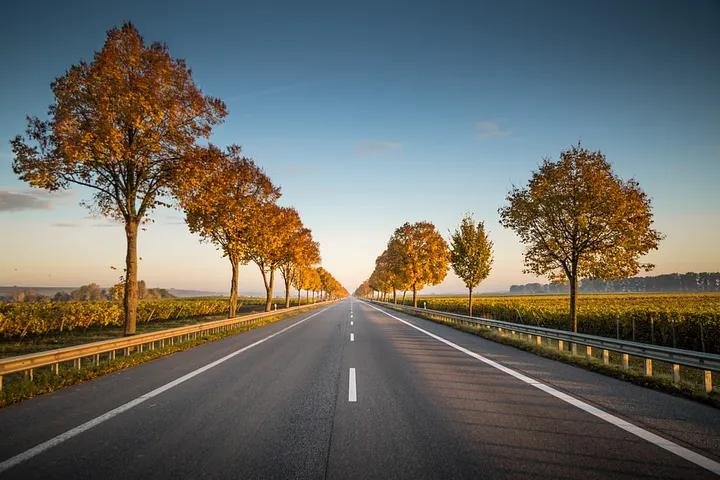
#> input picture lane_detection/resources/lane-image.jpeg, 720 x 480 px, found by its file name
$ python lane_detection_in_image.py
#> lines starting #> are read from the running program, lines starting #| are printed output that depends on the picture; after the words box and inside, x2 and y2 are one past the last pixel; in counts of white or black regions, pixels touching at a corner belong together; long printed decimals are rounded
### lane_detection/common_utility.py
import cv2 as cv
import numpy as np
import os
import common_utility as util

def identify_lanes(lines, width):
    left_lines = []
    right_lines = []

    if lines is not None:
        for line in lines:
            x1, y1, x2, y2 = line[0]

            #find the slope
            slope = (y2 - y1) / (x2 -x1) if x2 != x1 else 0

            if x2 == x1: continue  # Skip vertical lines

            slope = (y2 - y1) / (x2 - x1)
            # Use CENTER of line, not just x1
            x_center = (x1 + x2) / 2

            # LEFT: negative slope (/) + left side
            if slope < 0 and x_center < width/2:
                left_lines.append(line)
            # RIGHT: positive slope (\) + right side
            elif slope > 0 and x_center > width/2:
                right_lines.append(line)

    return left_lines, right_lines


"""
"HoughLinesP returns fragmented line segments due to noise/occlusion.
I average the endpoints (x1,y1,x2,y2) across all left/right fragments to create one smooth representative lane line per side.
This gives clean visualization and stable lane tracking."
"""
def average_lines(lines_list):
    """
    Average multiple Hough lines → single smooth lane line
    Input: List of HoughLinesP arrays [array([[x1,y1,x2,y2]])]
    Output: Single averaged line array or None
    """
    if lines_list is None or len(lines_list) == 0:
        return None

    # Extract coordinates CORRECTLY from Hough format
    x1s = []
    y1s = []
    x2s = []
    y2s = []

    for line in lines_list:
        # HoughLinesP format: line = array([[x1,y1,x2,y2]])
        coords = line[0]  # Get [x1,y1,x2,y2]
        x1s.append(coords[0])
        y1s.append(coords[1])
        x2s.append(coords[2])
        y2s.append(coords[3])

    # Average → single smooth line
    avg_x1, avg_y1 = int(np.mean(x1s)), int(np.mean(y1s))
    avg_x2, avg_y2 = int(np.mean(x2s)), int(np.mean(y2s))

    # Return OpenCV expected format: array([[[x1,y1,x2,y2]]])
    return np.array([[[avg_x1, avg_y1, avg_x2, avg_y2]]])

def draw_lane_lines(image, leftlines, rightlines, leftcolor=[0, 0, 255], rightcolor=[0,255,0], thickness=5):
    """
    Draw Hough Transform lines onto the original image with weighted blending.

    Parameters:
        image: Original BGR image (H,W,3)
        lines: HoughLinesP output - array of [[x1,y1,x2,y2]]
        color: BGR color tuple (Default: [0,0,255] = Red)
        thickness: Line thickness in pixels (Default: 5)

    Returns:
        result: Original image with lane lines overlaid (alpha=1.0 blending)

    Why this approach?
    ==================
    - np.zeros_like(image) creates same shape/dtype canvas
    - cv.addWeighted() does perfect alpha blending (no color distortion)
    - Single pass through all lines = O(n) efficiency
    """
    line_image = np.zeros_like(image)  # Black canvas same shape as input
    if leftlines is not None:  # Defensive check - Hough may return None
        for line in leftlines:
            # line[0] unpacks to [x1,y1,x2,y2] - OpenCV HoughLinesP format
            x1, y1, x2, y2 = line[0]
            cv.line(line_image, (x1, y1), (x2, y2), leftcolor, thickness)

    if rightlines is not None:  # Defensive check - Hough may return None
        for line in rightlines:
            # line[0] unpacks to [x1,y1,x2,y2] - OpenCV HoughLinesP format
            x1, y1, x2, y2 = line[0]
            cv.line(line_image, (x1, y1), (x2, y2), rightcolor, thickness)

    # Alpha blend: 100% original + 100% lines = bright overlay
    return cv.addWeighted(image, 1.0, line_image, 1.0, 0.0)

### lane_detection/lane_detection_in_image.py
"""
Simple Lane Detection Program with Single Image (Feb 19, 2026)
============================================================
Classical Computer Vision pipeline demonstrating:
1. Canny edge detection → HoughLinesP → Lane line visualization
2. Region of Interest (ROI) masking for road area
3. Production-ready error handling + visualization
4. ML training with the prediction of if the lane image quality is poor or clear

Author: Rachana (rachana1101
GitHub: https://github.com/rachana1101/computer-vision
"""

import cv2 as cv
import numpy as np
import os
from sklearn.linear_model import LogisticRegression
from sklearn.model_selection import cross_val_score
import numpy as np
import common_utility as util


def calc_slope(line):
    """Compute slope from a single Hough line: line = array([[x1,y1,x2,y2]])"""
    x1, y1, x2, y2 = line[0]
    if x2 == x1:
        return 0.0  # or np.nan, but 0 is fine for now
    return (y2 - y1) / (x2 - x1)


def extract_ml_features():
    """Run lane detection → return ML-ready feature dict"""
    # Your entire existing pipeline here...
    # (copy everything from if __name__ == "__main__":)

    # Return features at end:
    return {
        'total_lines': len(lines) if lines is not None else 0,
        'left_fragment_count': len(left_lines_raw),
        'right_fragment_count': len(right_lines_raw),
        'avg_left_slope': np.mean([calc_slope(l) for l in left_lines_raw]) if left_lines_raw else 0.0,
        'line_consistency': len(left_lines_raw) / max(len(lines), 1)
    }


if __name__ == "__main__":
    root = os.getcwd()
    # PRODUCTION PATH HANDLING: Join paths + error checking
    imagePath = os.path.join(root, 'lane_detection/resources/lane-image.jpeg')
    print(f"Loading image from: {imagePath}")

    # STEP 1: Load & Validate Image
    img = cv.imread(imagePath)
#> img is the input picture: shape (480, 720, 3); mean B, G, R 99.2, 105.6, 106.1
    if img is None:
        print(f"❌ ERROR: Could not load {imagePath}")
        print("Check: file exists? correct path? valid JPEG?")
        exit()
    print(f"✅ Loaded: {img.shape} (H:{img.shape[0]}, W:{img.shape[1]})")
#| ✅ Loaded: (480, 720, 3) (H:480, W:720)

    # STEP 2: Grayscale Conversion
    # BGR→GRAY: OpenCV default is BGR (not RGB!)
    gray = cv.cvtColor(img, cv.COLOR_BGR2GRAY)
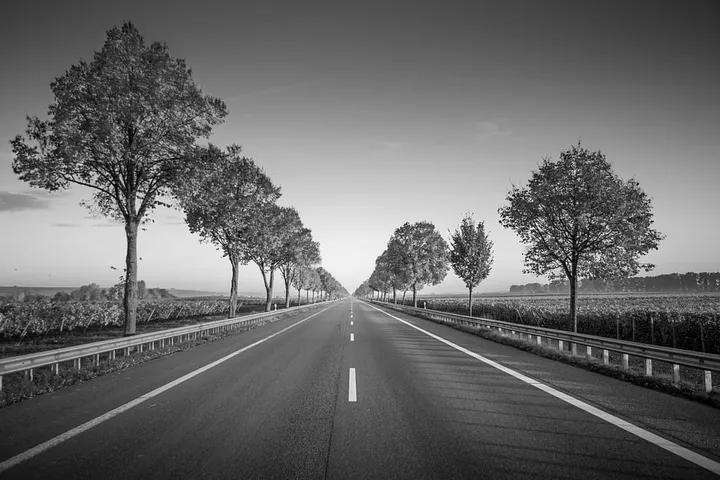
#> gray: shape (480, 720); min 0, max 255, mean 105
    print("✅ Grayscale conversion complete")

    # STEP 3: Gaussian Blur (KEY PARAMETER EXPLANATION)
    """
    WHY (5,5) kernel? NOT 3x3 or 7x7?
    ================================
    GaussianBlur(gray, (5,5), 0)
    - Kernel=5x5: Goldilocks size
      Too small (3x3): Insufficient noise reduction → noisy Canny edges
      Too large (7x7+): Over-blurs lane edges → weak Hough detection

    Sigma=0: Auto-calculate based on kernel size (standard practice)
    Effect: Smooths noise while preserving sharp lane boundaries
    """
    blur = cv.GaussianBlur(gray, (5, 5), 0)

    # STEP 4: Canny Edge Detection
    """
    Canny(blur, 50, 150) - Why these thresholds?
    ============================================
    low=50: Weak edges (connected via hysteresis)
    high=150: Strong edges (primary lane markings)

    Hysteresis connects weak→strong edges = continuous lanes
    Alternative: adaptiveThreshold() but fixed works great for roads
    """
    edges = cv.Canny(blur, 50, 150)
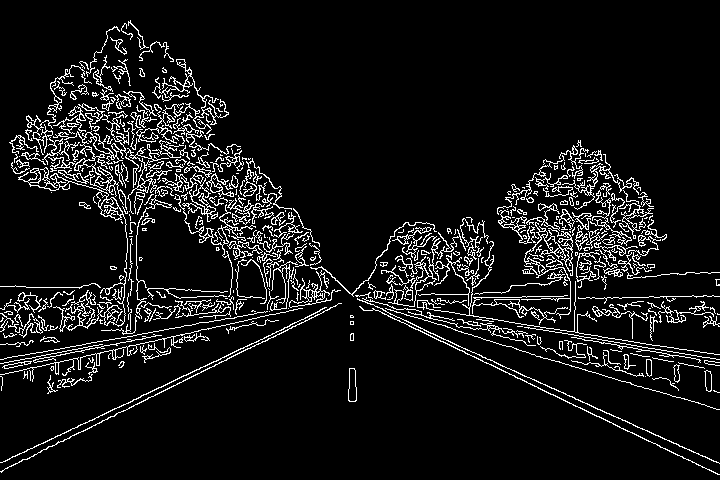
#> edges: shape (480, 720); 8.2% white in thin lines or dots
    print("✅ Canny edges detected")

    # STEP 5: Region of Interest (ROI) - ROAD TRAPEZOID
    height, width = edges.shape
#> height = 480; width = 720
    mask = np.zeros_like(edges)  # Single-channel black mask

    """
    ROI Design Rationale:
    ====================
    Trapezoid focuses computation on road area:
    - Bottom: full width (0.1-0.9) = near lanes
    - Top: narrow (0.45-0.55) = far horizon lanes converge
    - Ignores sky/hood/shoulders = 70% fewer false lines!
    """
    roi_vertices = np.array([
        (int(0.1 * width), height),      # Bottom-left
        (int(0.45 * width), int(0.6 * height)),  # Top-left
        (int(0.55 * width), int(0.6 * height)),  # Top-right
        (int(0.9 * width), height)       # Bottom-right
    ], dtype=np.int32)

    # cv.fillPoly expects LIST of polygons
    roi_vertices = [roi_vertices]
    ignore_mask_color = 255  # White fill for single-channel edge image
    cv.fillPoly(mask, roi_vertices, ignore_mask_color)
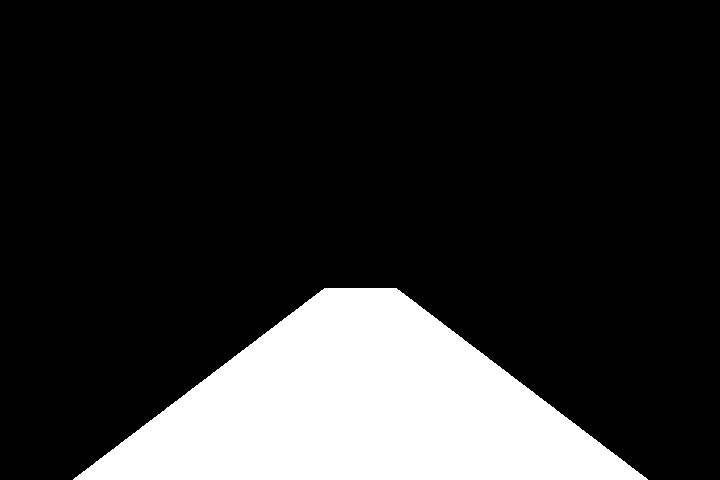
#> mask: shape (480, 720); 18% white; 1 white region, box (x1, y1, x2, y2) and area: (73, 288, 648, 480) 62268

    # Apply mask: edges AND mask = road-only edges
    cropped_edges = cv.bitwise_and(edges, mask)
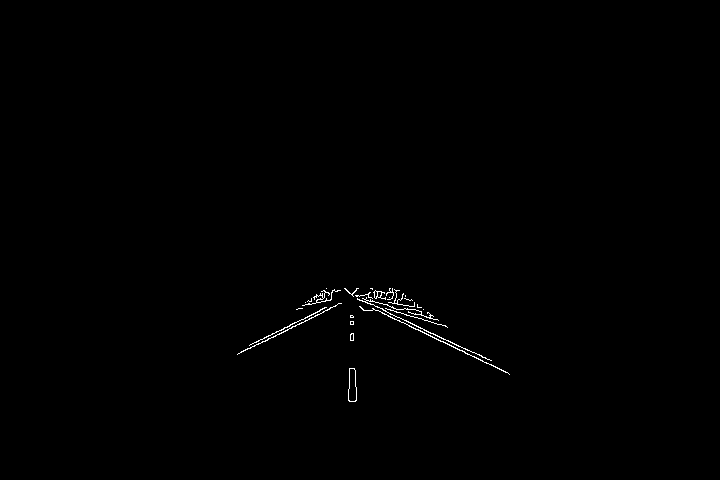
#> cropped_edges: shape (480, 720); 0.37% white in thin lines or dots, all inside (x1, y1, x2, y2) = (237, 288, 510, 402)
    print("✅ ROI masked - road area only")

    # STEP 6: HoughLinesP - Probabilistic Hough Transform
    """
    HoughLinesP Parameters - Why these values?
    ==========================================
    rho=1: 1px precision
    theta=np.pi/180: 1° angular resolution
    threshold=50: Min 50 edge pixels vote for line
    minLineLength=40: Ignore short fragments
    maxLineGap=100: Connect broken lane segments

    Result: Robust to partial occlusions/noise
    """
    lines = cv.HoughLinesP(
        cropped_edges,
        rho=1,
        theta=np.pi / 180,
        threshold=50,
        minLineLength=40,
        maxLineGap=100
    )
#> lines = [[337, 290, 509, 374], [339, 290, 490, 360], [237, 354, 372, 288], [249, 345, 352, 294], [326, 288, 438, 320], [323, 290, 446, 326]]

   # After HoughLinesP (STEP 6)...
    print(f"🔍 Total Hough lines detected: {len(lines) if lines is not None else 0}")
#| 🔍 Total Hough lines detected: 6

    # STEP 7-8: FIXED lane identification + averaging
    left_lines_raw, right_lines_raw = util.identify_lanes(lines, width)
#> the loop in identify_lanes, `for line in lines:` made 6 passes
#> (x1, y1, x2, y2, x_center) on passes 1 to 6: (337, 290, 509, 374, 423), (339, 290, 490, 360, 414.5), (237, 354, 372, 288, 304.5), (249, 345, 352, 294, 300.5), (326, 288, 438, 320, 382), (323, 290, 446, 326, 384.5)
#> after the loop in identify_lanes, `for line in lines:`: left_lines = [[[237, 354, 372, 288]], [[249, 345, 352, 294]]]; right_lines = [[[337, 290, 509, 374]], [[339, 290, 490, 360]], [[326, 288, 438, 320]], [[323, 290, 446, 326]]]
#> left_lines_raw = [[[237, 354, 372, 288]], [[249, 345, 352, 294]]]; right_lines_raw has the same summary as right_lines in identify_lanes
    left_lines_avg = util.average_lines(left_lines_raw) if left_lines_raw else None
#> the loop in average_lines, `for line in lines_list:` made 2 passes
#> after the loop in average_lines, `for line in lines_list:`: x1s = [237, 249]; x2s = [372, 352]; y1s = [354, 345]; y2s = [288, 294]
#> in average_lines, `avg_x1, avg_y1 = int(np.mean(x1s)), int(np.mean(y1s))`: avg_x1 = 243; avg_y1 = 349
#> in average_lines, `avg_x2, avg_y2 = int(np.mean(x2s)), int(np.mean(y2s))`: avg_x2 = 362; avg_y2 = 291
#> left_lines_avg = [[243, 349, 362, 291]]
    right_lines_avg = util.average_lines(right_lines_raw) if right_lines_raw else None
#> the loop in average_lines (call 2), `for line in lines_list:` made 4 passes
#> right_lines_avg = [[331, 289, 470, 345]]

    # STEP 9: Draw results
    result = util.draw_lane_lines(img, left_lines_avg, right_lines_avg,
                            leftcolor=[0, 255, 0], rightcolor=[0, 0, 255], thickness=8)
#> the loop in draw_lane_lines, `for line in leftlines:` made 1 pass
#> the loop in draw_lane_lines, `for line in rightlines:` made 1 pass
#> after the loop in draw_lane_lines, `for line in rightlines:`:
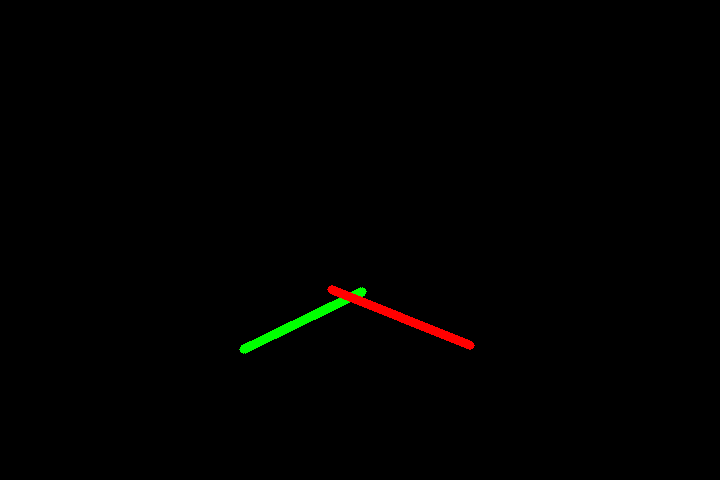
#> line_image: shape (480, 720, 3); mean of channels 0, 1, 2 0, 0.9, 1; drawn as B, G, R

    print("✅ BOTH LANES DETECTED!")
    cv.imshow("Left(GREEN) + Right(RED)", result)
    cv.waitKey(0)
    cv.destroyAllWindows()


    print("🎯 Portfolio Project #1: 60% Complete!")
    print("Next: Left/Right lane separation → Video processing")


    real_features = extract_ml_features()
#> real_features = {'total_lines': 6, 'left_fragment_count': 2, 'right_fragment_count': 4, 'avg_left_slope': -0.492, 'line_consistency': 0.333}
    print("Real image ML Features:", real_features)
#| Real image ML Features: {'total_lines': 6, 'left_fragment_count': 2, 'right_fragment_count': 4, 'avg_left_slope': -0.492, 'line_consistency': 0.3333}

    #Train/validation/test split
    dataset = []
    for i in range(100):  # Simulate 100 road images
        dataset.append({
            'features': {'total_lines': np.random.randint(5, 30),
                        'left_fragment_count': np.random.randint(1, 15)},
            'label': 'clear' if np.random.randint(5, 30) > 15 else 'broken'
        })

    # 60/20/20 SPLIT (your cross validation knowledge!)
    train = dataset[:60]
    val = dataset[60:80]
    test = dataset[80:]


    # Features matrix + labels
    X_train = [[d['features']['total_lines'], d['features']['left_fragment_count']] for d in train]
    y_train = [1 if d['label'] == 'clear' else 0 for d in train]

    model = LogisticRegression()
    scores = cross_val_score(model, X_train, y_train, cv=5)
    print(f"✅ Cross Val Accuracy: {scores.mean():.2f} ± {scores.std():.2f}")

    X_real = [[real_features['total_lines'], real_features['left_fragment_count']]]
#> X_real = [[6, 2]]
    prediction = model.fit(X_train, y_train).predict(X_real)
#> prediction = [0]
    print(f"🎯 Your lane image quality: {'CLEAR' if prediction[0] else 'BROKEN'}")
#| 🎯 Your lane image quality: BROKEN
